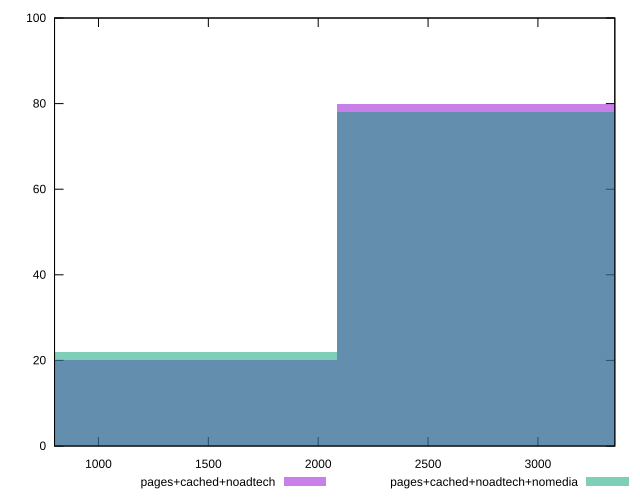

Recreate this plot in gnuplot.
reset

$pagesCachedNoadtech <<EOF
2779.916083086125 80
1389.9580415430626 20
EOF

$pagesCachedNoadtechNomedia <<EOF
2779.916083086125 78
1389.9580415430626 22
EOF

set key outside below
set boxwidth 1389.9580415430626
set xrange [800:3350]
set yrange [0:100]
set trange [0:100]
set style fill transparent solid 0.5 noborder
set terminal svg size 640, 500 enhanced background rgb 'white'
set output "report_00013_2021-02-09T12-04-24.940Z/uses-text-compression/comparison/histogram/2_vs_3.svg"

plot $pagesCachedNoadtech title "pages+cached+noadtech" with boxes, \
     $pagesCachedNoadtechNomedia title "pages+cached+noadtech+nomedia" with boxes

reset
